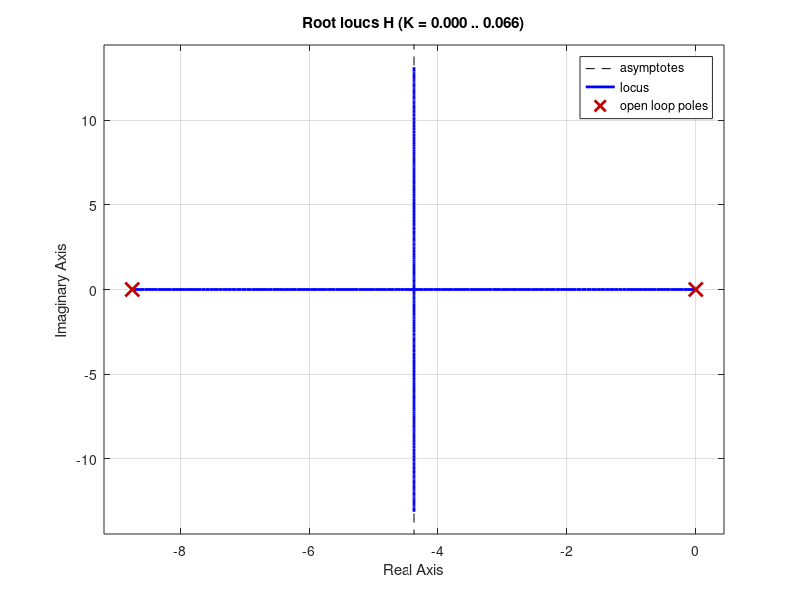
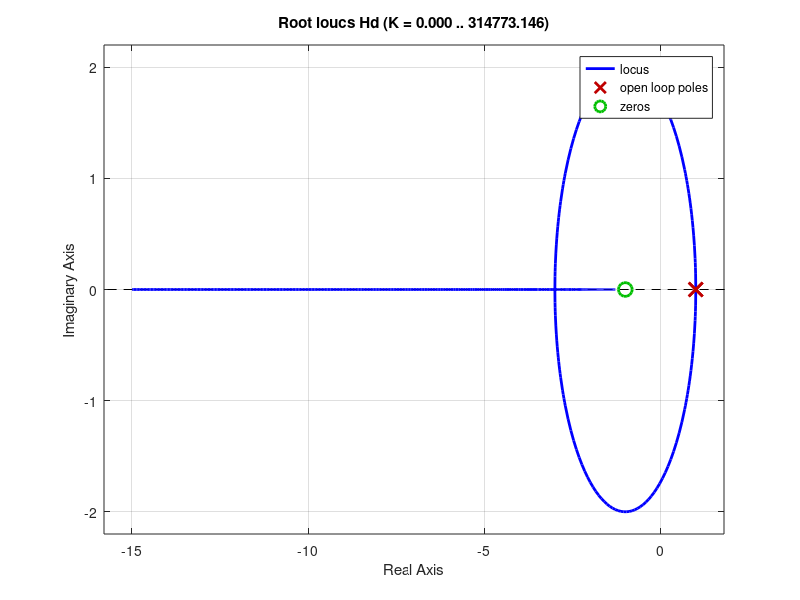

These charts were generated, in order, by the following MATLAB code:
Ke = 10/3.1415;
Ka = .887;
Kt = .72;
Je = .0007;
Be = .00612;
T = .0002;

H = tf((Ke*Ka*Kt),[Je Be 0]);   % continuous time
Hd = c2d(H,T);                  % discrete time

% a
rlocus(H);
saveas(gcf, 'q3a-cont.jpg');
rlocus(Hd);
saveas(gcf, 'q3a-disc.jpg');

% b
bode(H);
bode(Hd);

%c 
Hd_1 = c2d(H, 0.02);
Hd_2 = c2d(H, 0.002);
bode(Hd_1);
bode(Hd_2);